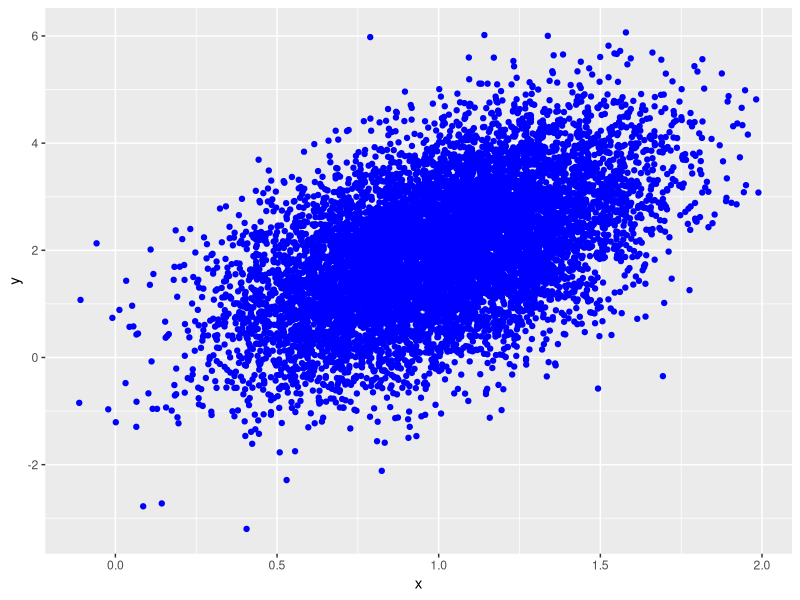

The R script that drew this image: (Note: this script raises an error after producing the figure.)
library(tidyverse)
set.seed(1020)

# parameters for distribution of X
mean_x = 1
var_x = 0.09

# linear effect x on y
alpha <- 2
var_epsilon <- 1

# n data points
n_data <- 10000

df <- data.frame(x = rnorm(n=n_data, mean=mean_x, sd=sqrt(var_x))) %>%
  mutate(noise = rnorm(n = n_data, sd = sqrt(var_epsilon))) %>%
  mutate(y = alpha*x + noise) %>%
  mutate(y2 = alpha*x - noise) %>%
  mutate(x2 = (y - noise)/alpha) %>%
  mutate(x3 = 1/2*y + noise)

df %>%
  lm(formula = y ~ x - 1) %>%
  summary()

df %>%
  lm(formula = y2 ~ x - 1) %>%
  summary()


mod_1 <- df %>%
  lm(formula = y ~ x)
summary(mod_1)

mod_1 <- df %>%
  lm(formula = x3 ~ y)
summary(mod_1)

mod_1 <- df %>%
  lm(formula = x2 ~ y)
summary(mod_1)


var(df$x2)

var(df$y)
4*var(df$x) + 1

df %>%
  ggplot(aes(x = x, y = y)) +
  geom_point(color = "blue") +
  expand_limits(x = 0, y = 0)

mod_1 <- df %>%
  lm(formula = y ~ x)
summary(mod_1)

mod_2 <- df %>%
  lm(formula = yprime ~ x)
summary(mod_2)

mod_3 <- df %>%
  lm(formula = y2 ~ x2 - 1)
summary(mod_3)

df2 <- data.frame(y = rnorm(n=n_data, mean=mean_x, sd=sqrt(var_x))) %>%
  mutate(x = 1/2*y - rnorm(n=n_data, sd=sqrt(var_epsilon/2)))

mod_3 <- df2 %>%
  lm(formula = x ~ y - 1)
summary(mod_3)

df3 <- data.frame(y = 2*rnorm(n = n_data, sd = 2) + rnorm(n = n_data, sd=sqrt(var_epsilon/2))) %>%
  mutate(x = 0.5*y + rnorm(n = n_data, sd = 4))

df3 %>%
  lm(formula = x ~ y - 1) %>%
  summary()
